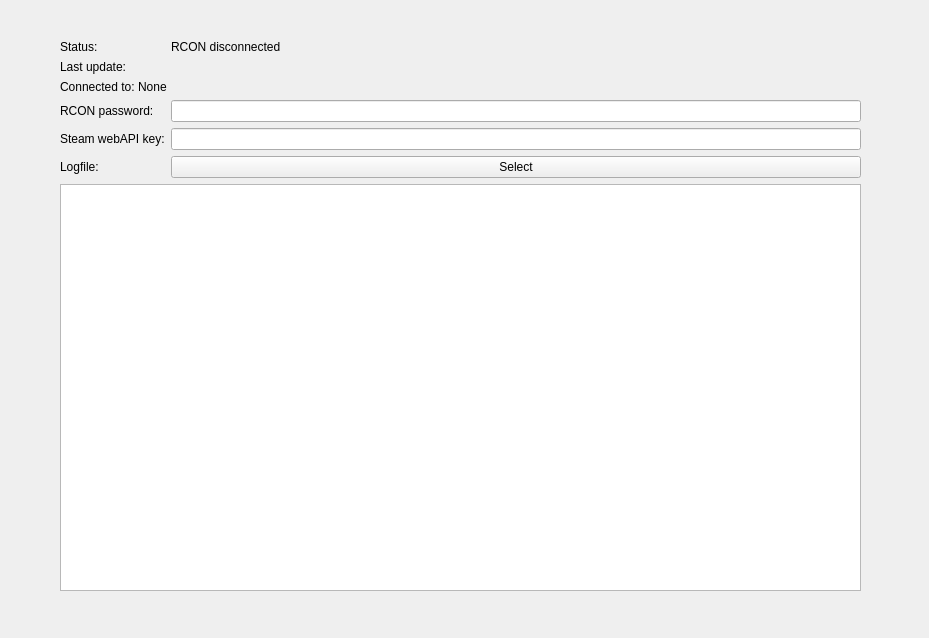
<?xml version="1.0" encoding="UTF-8"?>
<ui version="4.0">
 <class>MainWindow</class>
 <widget class="QMainWindow" name="MainWindow">
  <property name="geometry">
   <rect>
    <x>0</x>
    <y>0</y>
    <width>929</width>
    <height>638</height>
   </rect>
  </property>
  <property name="windowTitle">
   <string>MainWindow</string>
  </property>
  <widget class="QWidget" name="centralwidget">
   <property name="accessibleName">
    <string>TF2 cheater detection helper</string>
   </property>
   <widget class="QWidget" name="gridLayoutWidget">
    <property name="geometry">
     <rect>
      <x>60</x>
      <y>40</y>
      <width>801</width>
      <height>551</height>
     </rect>
    </property>
    <layout class="QGridLayout" name="gridLayout">
     <item row="6" column="2">
      <widget class="QLineEdit" name="lineEdit_2">
       <property name="echoMode">
        <enum>QLineEdit::Password</enum>
       </property>
      </widget>
     </item>
     <item row="6" column="1">
      <widget class="QLabel" name="label_3">
       <property name="text">
        <string>Steam webAPI key:</string>
       </property>
      </widget>
     </item>
     <item row="0" column="1">
      <widget class="QLabel" name="label">
       <property name="text">
        <string>Status:</string>
       </property>
      </widget>
     </item>
     <item row="8" column="1" colspan="2">
      <widget class="QTreeView" name="treeView"/>
     </item>
     <item row="5" column="1">
      <widget class="QLabel" name="label_6">
       <property name="text">
        <string>RCON password:</string>
       </property>
      </widget>
     </item>
     <item row="5" column="2">
      <widget class="QLineEdit" name="lineEdit">
       <property name="inputMask">
        <string/>
       </property>
       <property name="text">
        <string/>
       </property>
       <property name="echoMode">
        <enum>QLineEdit::Password</enum>
       </property>
      </widget>
     </item>
     <item row="0" column="2">
      <widget class="QLabel" name="label_2">
       <property name="text">
        <string>RCON disconnected</string>
       </property>
      </widget>
     </item>
     <item row="4" column="1" colspan="2">
      <widget class="QLabel" name="label_5">
       <property name="text">
        <string>Connected to: None</string>
       </property>
      </widget>
     </item>
     <item row="1" column="1" colspan="2">
      <widget class="QLabel" name="label_4">
       <property name="text">
        <string>Last update:</string>
       </property>
      </widget>
     </item>
     <item row="7" column="1">
      <widget class="QLabel" name="label_7">
       <property name="text">
        <string>Logfile:</string>
       </property>
      </widget>
     </item>
     <item row="7" column="2">
      <widget class="QPushButton" name="pushButton">
       <property name="text">
        <string>Select</string>
       </property>
      </widget>
     </item>
    </layout>
   </widget>
  </widget>
 </widget>
 <resources/>
 <connections/>
</ui>
